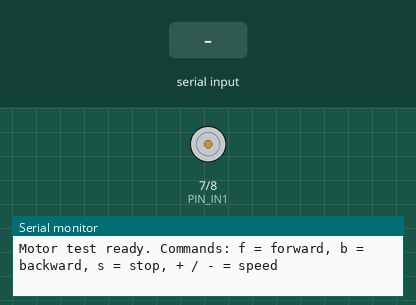
Simulated run of this sketch. Board: Arduino Mega 2560, built with avr-gcc and run on an emulated ATmega2560. Shown: motor-driver pin pairs drawn as motors (green arrow = first pin HIGH = forward, orange = second pin HIGH = backward, longer = more drive, scaled by the enable pin), the last lines printed to the serial monitor. The test bench sets the inputs (shaded band).

Above: at 1.2 s.
1.3 s: "f" received over Serial
At 2.5 s:
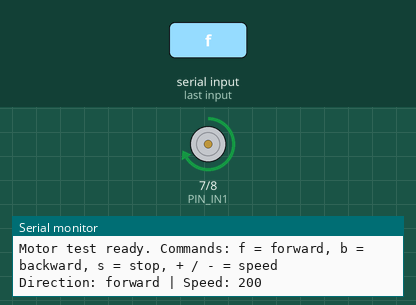
2.8 s: "b" received over Serial
At 3.8 s:
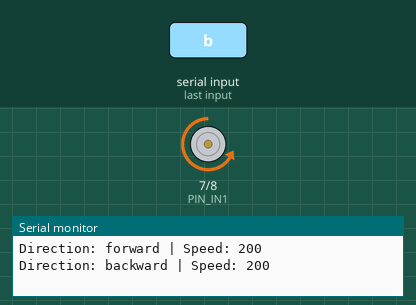
4.3 s: "-" received over Serial
At 4.9 s:
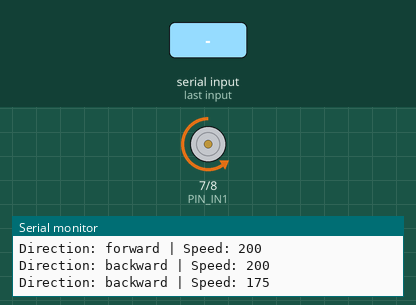
5.8 s: "f" received over Serial
At 6.1 s:
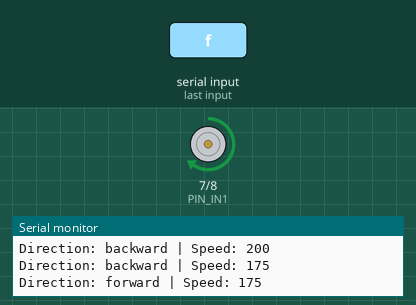
7.3 s: "+" received over Serial
At 10.7 s:
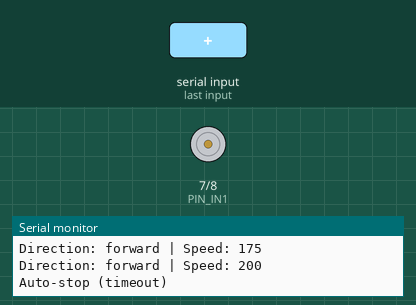
Timing chart, 0 to 11.8 s (numbered marks = the images above; inputs shaded):
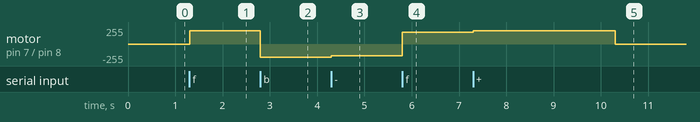

The sketch:

motor.ino
```cpp
/*
  Motor test for an animatronic plush
  -----------------------------------
  Drives the toy's original DC motor through an L293D H-bridge,
  controlled from the Arduino Serial Monitor.

  Board:   Arduino Mega 2560 (any Arduino with PWM pins works)
  Driver:  L293D (channel 1)
  Monitor: 9600 baud

  Commands (type a letter, then press Enter):
    f  -> run forward
    b  -> run backward
    s  -> stop
    +  -> speed up
    -  -> slow down

  Safety: the motor stops automatically after RUN_TIMEOUT_MS
  so a stalled mechanism never overheats the motor or the L293D.
*/

// L293D pins
const int PIN_ENABLE = 5;  // L293D pin 1 (EN1), must be a PWM pin
const int PIN_IN1    = 7;  // L293D pin 2 (IN1)
const int PIN_IN2    = 8;  // L293D pin 7 (IN2)

// Settings
const int SPEED_MIN = 80;                       // below this, most toy motors will not start
const int SPEED_MAX = 255;
const int SPEED_STEP = 25;
const unsigned long RUN_TIMEOUT_MS = 3000;      // auto-stop after 3 seconds

int speed = 200;
int direction = 0;                              // 1 = forward, -1 = backward, 0 = stopped
unsigned long startedAt = 0;

void drive(int dir, int pwm) {
  digitalWrite(PIN_IN1, dir > 0 ? HIGH : LOW);
  digitalWrite(PIN_IN2, dir < 0 ? HIGH : LOW);
  analogWrite(PIN_ENABLE, dir == 0 ? 0 : pwm);
  direction = dir;
  startedAt = millis();
}

void printStatus() {
  Serial.print(F("Direction: "));
  Serial.print(direction > 0 ? F("forward") : direction < 0 ? F("backward") : F("stopped"));
  Serial.print(F(" | Speed: "));
  Serial.println(speed);
}

void setup() {
  pinMode(PIN_ENABLE, OUTPUT);
  pinMode(PIN_IN1, OUTPUT);
  pinMode(PIN_IN2, OUTPUT);
  drive(0, 0);

  Serial.begin(9600);
  Serial.println(F("Motor test ready. Commands: f = forward, b = backward, s = stop, + / - = speed"));
}

void loop() {
  // Auto-stop to protect the motor and the driver
  if (direction != 0 && millis() - startedAt > RUN_TIMEOUT_MS) {
    drive(0, 0);
    Serial.println(F("Auto-stop (timeout)"));
  }

  if (!Serial.available()) return;
  char c = Serial.read();

  switch (c) {
    case 'f': drive(1, speed);  break;
    case 'b': drive(-1, speed); break;
    case 's': drive(0, 0);      break;
    case '+': speed = min(speed + SPEED_STEP, SPEED_MAX); if (direction != 0) drive(direction, speed); break;
    case '-': speed = max(speed - SPEED_STEP, SPEED_MIN); if (direction != 0) drive(direction, speed); break;
    default: return;            // ignore newlines and unknown keys
  }
  printStatus();
}
```

Measured:
- after the input at 1.3 s, motor on pin 7 (PIN_IN1) / pin 8 (PIN_IN2): stopped → forward 200/255 at once
- after the input at 2.8 s, motor on pin 7 (PIN_IN1) / pin 8 (PIN_IN2): forward 200/255 → backward 200/255 at once
- after the input at 4.3 s, motor on pin 7 (PIN_IN1) / pin 8 (PIN_IN2): backward 200/255 → backward 175/255 at once
- after the input at 5.8 s, motor on pin 7 (PIN_IN1) / pin 8 (PIN_IN2): backward 175/255 → forward 175/255 at once
- after the input at 7.3 s, motor on pin 7 (PIN_IN1) / pin 8 (PIN_IN2): forward 175/255 → forward 200/255 at once, → stopped 3.0 s later
